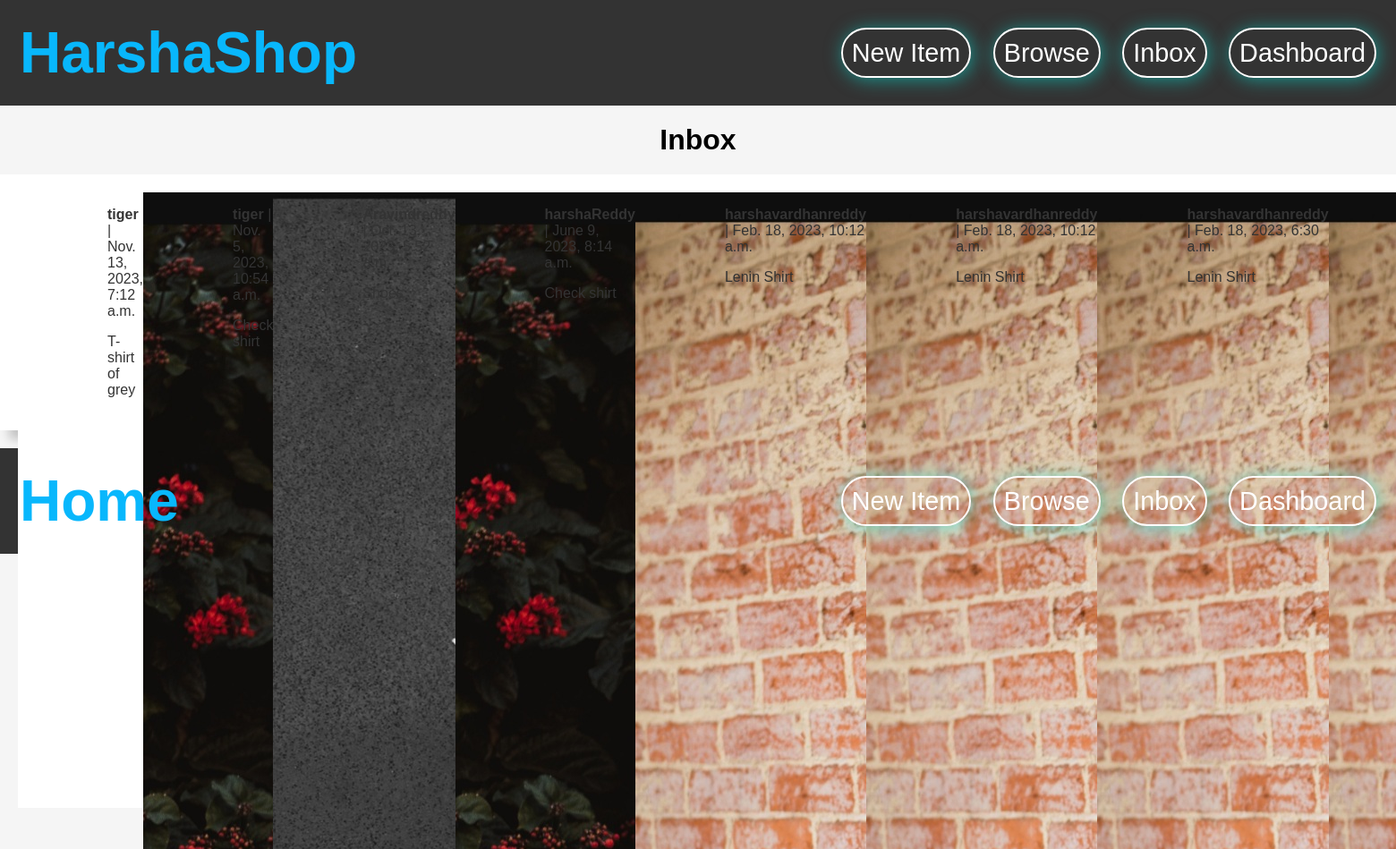
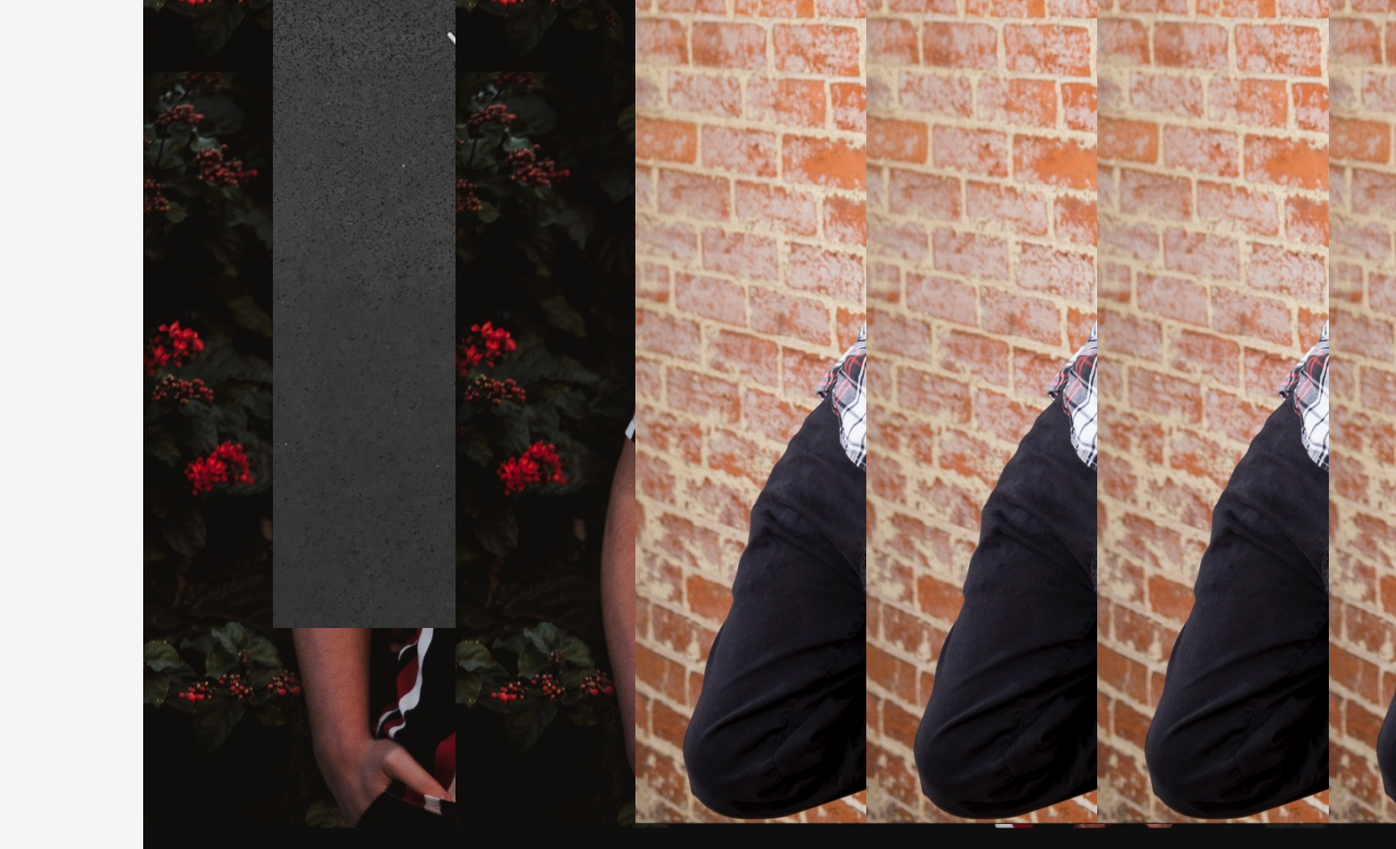
The page /inbox/ (signed in) on the database its author committed (2 pictures, top to bottom).
### conversations/models.py (models this page shows)
class Conversation(models.Model):
    item = models.ForeignKey(Item,related_name='conversations',on_delete=models.CASCADE)
    members = models.ManyToManyField(User,related_name='conversations')
    created_at = models.DateTimeField(auto_now_add=True)
    modified_at = models.DateTimeField(auto_now=True)
    class Meta:
        ordering = ('-modified_at',)

### item/models.py (models this page shows, shortened)
class Item(models.Model):
    category = models.ForeignKey(Category,related_name='items',on_delete=models.CASCADE)
    name = models.CharField(max_length=300)
    description = models.TextField(blank=True,null=True)
    price = models.FloatField()
    image = models.ImageField(upload_to="item_images",blank=True,null=True)
    created_at = models.DateTimeField(auto_now_add=True)
    created_by = models.ForeignKey(User,related_name='items',on_delete=models.CASCADE)
    is_sold = models.BooleanField(default=False)
    class Meta:
        ordering = ('name',)

### conversations/views.py (the view)
# urls.py: path('',views.inbox,name="inbox"),
@login_required
def inbox(request):
    conversations = Conversation.objects.filter(members__in=[request.user.id])
    return render(request,'conversation/inbox.html',{
        'conversations':conversations,
    })

### conversations/templates/conversation/inbox.html (shortened to what this page needs)
{% extends 'core/base.html' %}
{% block content %}
<!DOCTYPE html>
<html lang="en">
<head>
</head>
<body>
<h1 class="inbox" align="center">Inbox</h1>
<div class="main">
    {% for conversation in conversations %}
    <a href="{% url 'conversation:detail' conversation.id %}">
        <div class="flex">
            <div class="img">
                <img src="{{conversation.item.image.url}}" class="">
            </div>
            <div>
                {% for member in conversation.members.all %}
                    {% if member != request.user %}
                    <p class=""><strong>{{member.username}}</strong> | {{conversation.modified_at}}</p>
                    <p>{{conversation.item.name}}</p>
                    {% endif %}
                    {% endfor %}
            </div>
        </div>
    </a>
    {% endfor %}
</div>
</body>
</html>
{% endblock %}

### storeapp/templates/core/base.html (style rules this page uses)
body { font-family: Verdana, Geneva, Tahoma, sans-serif; padding: 0px; margin: 0px; }
body a { text-decoration: none; }
body a { color: #333; }

### conversations/templates/conversation/inbox.html (style rules this page uses)
body { font-family: Verdana, Geneva, Tahoma, sans-serif; background-color: #f5f5f5; }
.main { background-color: #fff; margin: 20px auto; padding: 20px; box-shadow: 10px 10px 10px rgba(1,1,1,0.2); display: flex; }
.img { width: 100px; height: 180px; }
.inbox { margin: 20px auto; font-size: 2rem; font-weight: bolder; }
.flex { display: flex; justify-content: space-evenly; }

### rows shown on the page
Conversation: modified_at "Nov. 13, 2023, 7:12 a.m.", item.name "T-shirt of grey"
Conversation: modified_at "Nov. 5, 2023, 10:54 a.m.", item.name "Check shirt"
Conversation: modified_at "Oct. 13, 2023, 5:52 a.m.", item.name "Shoes"
Conversation: modified_at "June 9, 2023, 8:14 a.m.", item.name "Check shirt"
Conversation: modified_at "Feb. 18, 2023, 10:12 a.m.", item.name "Lenin Shirt"
Conversation: modified_at "Feb. 18, 2023, 10:12 a.m.", item.name "Lenin Shirt"
Conversation: item.image (picture), modified_at "Feb. 18, 2023, 6:30 a.m.", item.name "Lenin Shirt"
Conversation: item.image (picture)

### other values the page prints
{{ member.username }} "tiger"
{{ member.username }} "Aravindreddy"
{{ member.username }} "harshaReddy"
{{ member.username }} "harshavardhanreddy"
